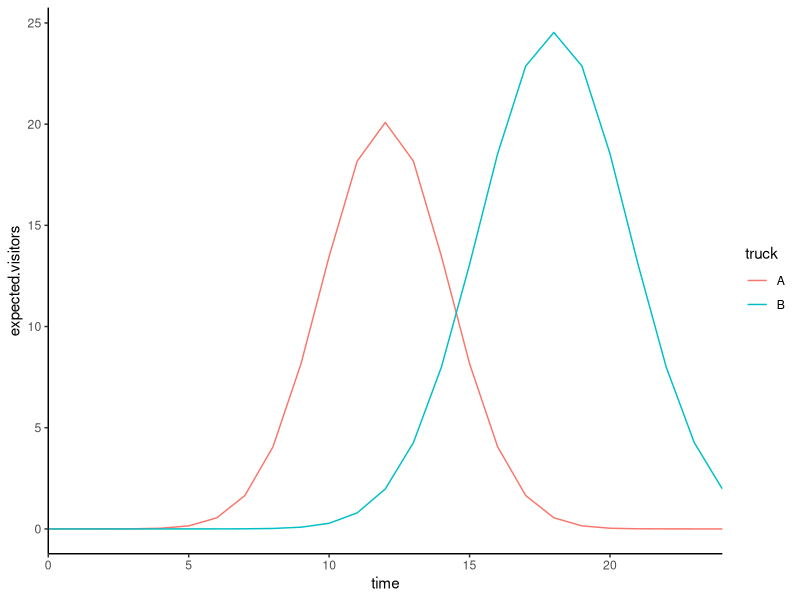
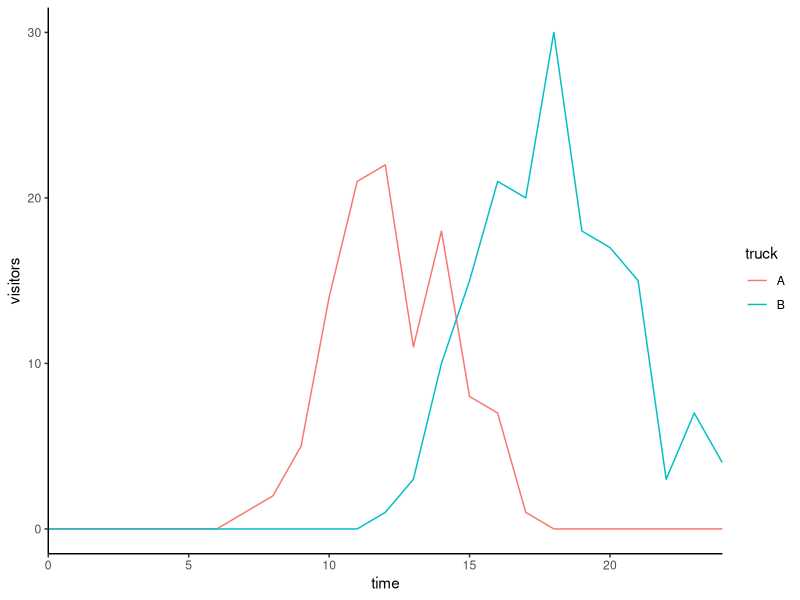

Here is the R script that generated these plots, in order:
## ---- chunk 1
timepoints <- 0:24
trucks <- c('A','B')

df <- expand.grid(time=timepoints,truck=trucks)

df$expected.visitors <- with(df,ifelse(truck=='A',exp(3-0.1*(time-12)^2),exp(3.2-0.07*(time-18)^2)))
## ---- chunk 2
library(ggplot2)
ggplot(df,aes(x=time,y=expected.visitors,col=truck)) + geom_line() + scale_x_continuous(expand=c(0,0)) +theme_classic()
## ---- chunk 3
df$visitors <- rpois(nrow(df),df$expected.visitors)
ggplot(df,aes(x=time,y=visitors,col=truck)) + geom_line() + scale_x_continuous(expand=c(0,0)) +theme_classic()

## ---- chunk 4
m1 <- glm(visitors~truck*time+truck*I(time^2),data=df,family=poisson)
summary(m1)
## ---- chunk 5
tmax.a <- -coef(m1)[3]/(2*coef(m1)[4])
tmax.b <- -(coef(m1)[3]+coef(m1)[5])/(2*(coef(m1)[4]+coef(m1)[6]))
Delta.time <- tmax.a-tmax.b
tmax.a
tmax.b
tmax.a-tmax.b
## ---- chunk 6
eta.max.a <- coef(m1) %*% c(1,0,tmax.a,tmax.a^2,0,0)
eta.max.b <- coef(m1) %*% c(1,1,tmax.b,tmax.b^2,tmax.b,tmax.b^2)
delta.eta.max <- eta.max.a - eta.max.b
## ---- chunk 7
exp(eta.max.a)
exp(eta.max.b)
exp(delta.eta.max)
## ---- chunk 8
library(mvtnorm)
samples <- rmvnorm(1e5,coef(m1),vcov(m1)) # we draw 1e6 different parameter combinations

# for each combination we calculate tmax values:
tmax.as <- -samples[,3]/(2*samples[,4])
tmax.bs <- -(samples[,3]+samples[,5])/(2*(samples[,4]+samples[,6]))
delta.tmaxs <- tmax.as - tmax.bs

# confints:
quantile(tmax.as,probs=c(0.025,0.975))
quantile(tmax.bs,probs=c(0.025,0.975))
quantile(delta.tmaxs,probs=c(0.025,0.975))

# we can do the same for eta max:
eta.max.as <- samples[,1] + samples[,3] * tmax.as + samples[,4] * tmax.as^2
eta.max.bs <- samples[,1] + samples[,2] + (samples[,3]+samples[,5]) * tmax.bs + (samples[,4]+samples[,6]) * tmax.bs^2
delta.maxs <- eta.max.as - eta.max.bs

# confints:
quantile(eta.max.as,probs=c(0.025,0.975))
quantile(eta.max.bs,probs=c(0.025,0.975))
quantile(delta.maxs,probs=c(0.025,0.975))

# on the response scale:
quantile(exp(eta.max.as),probs=c(0.025,0.975))
quantile(exp(eta.max.bs),probs=c(0.025,0.975))
quantile(exp(delta.maxs),probs=c(0.025,0.975))
## ---- chunk 9
vcv <- vcov(m1) # get vcv
derivs <- c(0,0,-1/(2*coef(m1)[4]), coef(m1)[3]/(2*coef(m1)[4]^2),0,0) # gradient

# uncertainty (variance):
var.tmax.a <- as.numeric(derivs%*% vcv %*% derivs)
se.tmax.a <- sqrt(var.tmax.a)

# 95% CI:
tmax.a.CI <- tmax.a + qnorm(c(0.025,0.975))*se.tmax.a
tmax.a.CI
# compare to the sampling 95% CI:
quantile(tmax.as,probs=c(0.025,0.975))
## ---- chunk 10
vcv <- vcov(m1) # get vcv
derivs <- c(0,0,-1/(2*(coef(m1)[4]+coef(m1)[6])), (coef(m1)[3]+coef(m1)[5])/(2*(coef(m1)[4]+coef(m1)[6])^2),-1/(2*(coef(m1)[4]+coef(m1)[6])),(coef(m1)[3]+coef(m1)[5])/(2*(coef(m1)[4]+coef(m1)[6])^2)) # gradient

# uncertainty (variance):
var.tmax.b <- as.numeric(derivs%*% vcv %*% derivs)
se.tmax.b <- sqrt(var.tmax.b)

# 95% CI:
tmax.b.CI <- tmax.b + qnorm(c(0.025,0.975))*se.tmax.b
tmax.b.CI
# compare to the sampling 95% CI:
quantile(tmax.bs,probs=c(0.025,0.975))
## ---- chunk 11
library(Deriv)
# we define a function that calculates delta t max:
delta.t.max.fun <- function(beta.0,beta.B,beta.time,beta.Bxtime,beta.time2,beta.Bxtime2){
  (beta.time + beta.Bxtime)/(2*(beta.time2+beta.Bxtime2)) - beta.time/(2*beta.time2)
}
# below, for each of the coefficients, a function for the derivative is dermined and that function is evaluated:
derivs <- sapply(c("beta.0","beta.B","beta.time","beta.time2","beta.Bxtime","beta.Bxtime2"), FUN = function(x){ 
  derfun <- Deriv(delta.t.max.fun,x)
  derfun(beta.0=coef(m1)[1],beta.B=coef(m1)[2],
         beta.time=coef(m1)[3],beta.time2=coef(m1)[4],
         beta.Bxtime=coef(m1)[5],beta.Bxtime2=coef(m1)[6])
  })
Deriv(delta.t.max.fun,"beta.time")
# In a similar fashion as before, we can no proceed and calculate the 95% CI:
# uncertainty (variance):
var.delta.tmax <- as.numeric(derivs%*% vcv %*% derivs)
se.delta.tmax <- sqrt(var.delta.tmax)

# 95% CI:
tmax.delta.CI <- (tmax.a-tmax.b) + qnorm(c(0.025,0.975))*se.delta.tmax
tmax.delta.CI
# compare to the sampling 95% CI:
quantile(delta.tmaxs,probs=c(0.025,0.975))
## ---- chunk 12
eta.max.a.fun <- function(beta.0,beta.B,beta.time,beta.Bxtime,beta.time2,beta.Bxtime2){
  tmax.a <- - beta.time/(2*beta.time2)
  beta.0 + beta.time*tmax.a + beta.time2*tmax.a^2
}

eta.max.b.fun <- function(beta.0,beta.B,beta.time,beta.Bxtime,beta.time2,beta.Bxtime2){
  tmax.b <- - (beta.time+beta.Bxtime)/(2*(beta.time2+beta.Bxtime2))
  beta.0 + beta.B + (beta.time+beta.Bxtime)*tmax.b + (beta.time2+beta.Bxtime2)*tmax.b^2
}

delta.eta.max.fun <- function(beta.0,beta.B,beta.time,beta.Bxtime,beta.time2,beta.Bxtime2){
  tmax.a <- - beta.time/(2*beta.time2)
  tmax.b <- - (beta.time+beta.Bxtime)/(2*(beta.time2+beta.Bxtime2))
  eta.max.a <- beta.0 + beta.time*tmax.a + beta.time2*tmax.a^2
  eta.max.b <- beta.0 + beta.B + (beta.time+beta.Bxtime)*tmax.b + (beta.time2+beta.Bxtime2)*tmax.b^2
  eta.max.a - eta.max.b
}

calc.CI <- function(mod,func){
  expval <- func(beta.0=coef(mod)[1],beta.B=coef(mod)[2],
         beta.time=coef(mod)[3],beta.time2=coef(mod)[4],
         beta.Bxtime=coef(mod)[5],beta.Bxtime2=coef(mod)[6])

  terms <- c("beta.0","beta.B","beta.time","beta.time2","beta.Bxtime","beta.Bxtime2")
  derivs <- rep(0,length(terms))
  for(i in 1:length(terms)){
  derfun <- Deriv(func,terms[i])
  derivs[i] <- derfun(beta.0=coef(mod)[1],beta.B=coef(mod)[2],
         beta.time=coef(mod)[3],beta.time2=coef(mod)[4],
         beta.Bxtime=coef(mod)[5],beta.Bxtime2=coef(mod)[6])
  }
  vcv <- vcov(mod)
  var.val <- as.numeric(derivs%*% vcv %*% derivs)
  se.val <- sqrt(var.val)

# 95% CI:
  expval + qnorm(c(0.025,0.975))*se.val
}

# CI for eta.max.a:
calc.CI(m1,eta.max.a.fun)
# compare to the sampling 95% CI:
quantile(eta.max.as,probs=c(0.025,0.975))

# CI for eta.max.b:
calc.CI(m1,eta.max.b.fun)
# compare to the sampling 95% CI:
quantile(eta.max.bs,probs=c(0.025,0.975))

## CI for the difference:
# CI for eta.max.b:
calc.CI(m1,delta.eta.max.fun)
# compare to the sampling 95% CI:
quantile(delta.maxs,probs=c(0.025,0.975))

